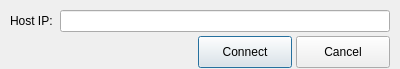
<?xml version="1.0" encoding="UTF-8"?>
<ui version="4.0">
 <class>ConnectDialog</class>
 <widget class="QDialog" name="ConnectDialog">
  <property name="geometry">
   <rect>
    <x>0</x>
    <y>0</y>
    <width>400</width>
    <height>69</height>
   </rect>
  </property>
  <property name="windowTitle">
   <string>Dialog</string>
  </property>
  <layout class="QVBoxLayout" name="verticalLayout">
   <property name="spacing">
    <number>4</number>
   </property>
   <property name="leftMargin">
    <number>10</number>
   </property>
   <property name="topMargin">
    <number>10</number>
   </property>
   <property name="rightMargin">
    <number>10</number>
   </property>
   <property name="bottomMargin">
    <number>0</number>
   </property>
   <item>
    <layout class="QHBoxLayout" name="horizontalLayout">
     <item>
      <widget class="QLabel" name="label">
       <property name="text">
        <string>Host IP: </string>
       </property>
      </widget>
     </item>
     <item>
      <widget class="QLineEdit" name="ipEdit"/>
     </item>
    </layout>
   </item>
   <item>
    <layout class="QHBoxLayout" name="horizontalLayout_2">
     <item>
      <spacer name="horizontalSpacer">
       <property name="orientation">
        <enum>Qt::Horizontal</enum>
       </property>
       <property name="sizeHint" stdset="0">
        <size>
         <width>40</width>
         <height>20</height>
        </size>
       </property>
      </spacer>
     </item>
     <item>
      <widget class="QPushButton" name="connectButton">
       <property name="sizePolicy">
        <sizepolicy hsizetype="Fixed" vsizetype="Fixed">
         <horstretch>0</horstretch>
         <verstretch>0</verstretch>
        </sizepolicy>
       </property>
       <property name="minimumSize">
        <size>
         <width>94</width>
         <height>32</height>
        </size>
       </property>
       <property name="maximumSize">
        <size>
         <width>94</width>
         <height>32</height>
        </size>
       </property>
       <property name="text">
        <string>Connect</string>
       </property>
      </widget>
     </item>
     <item>
      <widget class="QPushButton" name="cancelButton">
       <property name="sizePolicy">
        <sizepolicy hsizetype="Fixed" vsizetype="Fixed">
         <horstretch>0</horstretch>
         <verstretch>0</verstretch>
        </sizepolicy>
       </property>
       <property name="minimumSize">
        <size>
         <width>94</width>
         <height>32</height>
        </size>
       </property>
       <property name="maximumSize">
        <size>
         <width>94</width>
         <height>32</height>
        </size>
       </property>
       <property name="text">
        <string>Cancel</string>
       </property>
      </widget>
     </item>
    </layout>
   </item>
  </layout>
 </widget>
 <resources/>
 <connections>
  <connection>
   <sender>cancelButton</sender>
   <signal>clicked()</signal>
   <receiver>ConnectDialog</receiver>
   <slot>reject()</slot>
   <hints>
    <hint type="sourcelabel">
     <x>342</x>
     <y>52</y>
    </hint>
    <hint type="destinationlabel">
     <x>199</x>
     <y>34</y>
    </hint>
   </hints>
  </connection>
  <connection>
   <sender>connectButton</sender>
   <signal>clicked()</signal>
   <receiver>ConnectDialog</receiver>
   <slot>connect()</slot>
   <hints>
    <hint type="sourcelabel">
     <x>246</x>
     <y>52</y>
    </hint>
    <hint type="destinationlabel">
     <x>199</x>
     <y>34</y>
    </hint>
   </hints>
  </connection>
  <connection>
   <sender>ipEdit</sender>
   <signal>returnPressed()</signal>
   <receiver>ConnectDialog</receiver>
   <slot>connect()</slot>
   <hints>
    <hint type="sourcelabel">
     <x>229</x>
     <y>21</y>
    </hint>
    <hint type="destinationlabel">
     <x>199</x>
     <y>34</y>
    </hint>
   </hints>
  </connection>
 </connections>
 <slots>
  <slot>connect()</slot>
 </slots>
</ui>
